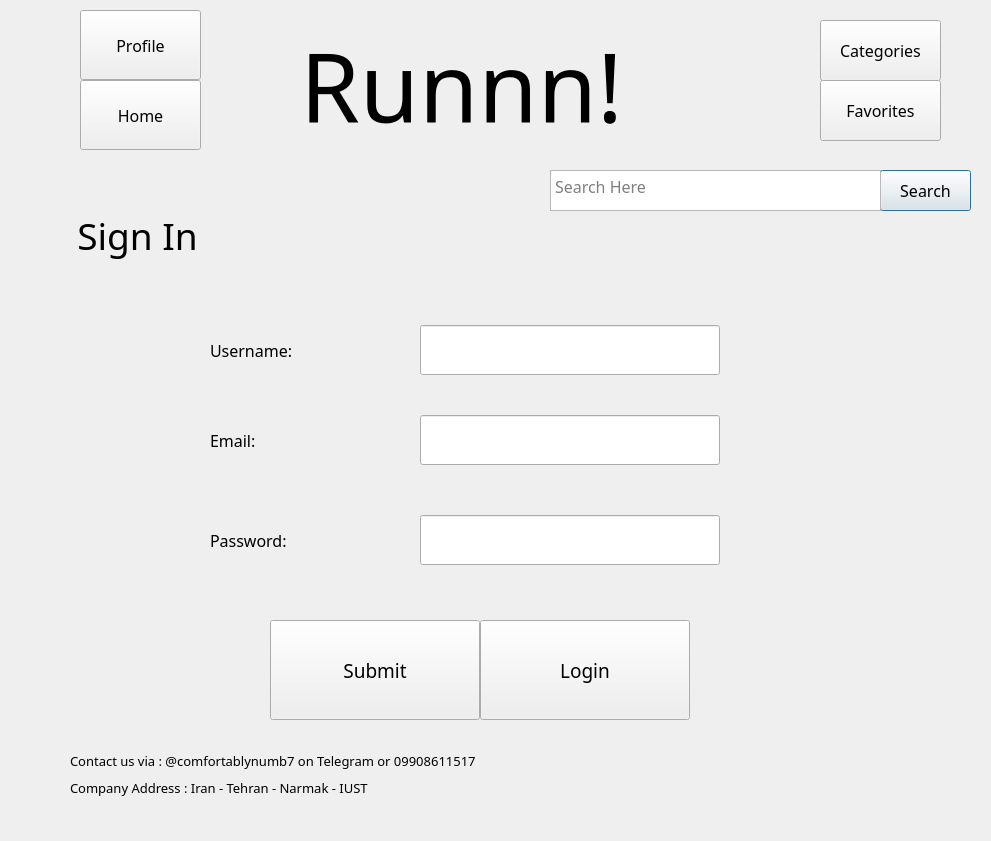
<?xml version="1.0" encoding="UTF-8"?>
<ui version="4.0">
 <class>Dialog</class>
 <widget class="QDialog" name="Dialog">
  <property name="geometry">
   <rect>
    <x>0</x>
    <y>0</y>
    <width>991</width>
    <height>841</height>
   </rect>
  </property>
  <property name="font">
   <font>
    <family>Cooper Black</family>
    <pointsize>12</pointsize>
   </font>
  </property>
  <property name="windowTitle">
   <string>Dialog</string>
  </property>
  <widget class="QPushButton" name="SearchButton">
   <property name="geometry">
    <rect>
     <x>880</x>
     <y>170</y>
     <width>91</width>
     <height>41</height>
    </rect>
   </property>
   <property name="font">
    <font>
     <family>Cooper Black</family>
     <pointsize>12</pointsize>
    </font>
   </property>
   <property name="text">
    <string>Search</string>
   </property>
  </widget>
  <widget class="QPushButton" name="LogInButton">
   <property name="geometry">
    <rect>
     <x>480</x>
     <y>620</y>
     <width>210</width>
     <height>100</height>
    </rect>
   </property>
   <property name="font">
    <font>
     <family>Cooper Black</family>
     <pointsize>14</pointsize>
     <weight>50</weight>
     <bold>false</bold>
    </font>
   </property>
   <property name="text">
    <string>Login</string>
   </property>
   <property name="checkable">
    <bool>false</bool>
   </property>
   <property name="checked">
    <bool>false</bool>
   </property>
   <property name="autoRepeat">
    <bool>false</bool>
   </property>
   <property name="autoDefault">
    <bool>false</bool>
   </property>
   <property name="default">
    <bool>false</bool>
   </property>
   <property name="flat">
    <bool>false</bool>
   </property>
   <property name="Wrap" stdset="0">
    <bool>false</bool>
   </property>
  </widget>
  <widget class="QLabel" name="PageTitle">
   <property name="geometry">
    <rect>
     <x>-20</x>
     <y>200</y>
     <width>315</width>
     <height>70</height>
    </rect>
   </property>
   <property name="font">
    <font>
     <family>Cooper Black</family>
     <pointsize>28</pointsize>
     <weight>50</weight>
     <bold>false</bold>
    </font>
   </property>
   <property name="text">
    <string>Sign In</string>
   </property>
   <property name="alignment">
    <set>Qt::AlignCenter</set>
   </property>
  </widget>
  <widget class="QLabel" name="label_2">
   <property name="geometry">
    <rect>
     <x>70</x>
     <y>750</y>
     <width>541</width>
     <height>21</height>
    </rect>
   </property>
   <property name="font">
    <font>
     <family>Cooper Black</family>
     <pointsize>10</pointsize>
    </font>
   </property>
   <property name="text">
    <string>Contact us via : @comfortablynumb7 on Telegram or 09908611517</string>
   </property>
  </widget>
  <widget class="QPushButton" name="SubmitButton">
   <property name="geometry">
    <rect>
     <x>270</x>
     <y>620</y>
     <width>210</width>
     <height>100</height>
    </rect>
   </property>
   <property name="font">
    <font>
     <family>Cooper Black</family>
     <pointsize>14</pointsize>
     <weight>50</weight>
     <bold>false</bold>
    </font>
   </property>
   <property name="text">
    <string>Submit</string>
   </property>
  </widget>
  <widget class="QPushButton" name="ProfileButton">
   <property name="geometry">
    <rect>
     <x>80</x>
     <y>10</y>
     <width>121</width>
     <height>70</height>
    </rect>
   </property>
   <property name="font">
    <font>
     <family>Cooper Black</family>
     <pointsize>12</pointsize>
    </font>
   </property>
   <property name="text">
    <string>Profile</string>
   </property>
  </widget>
  <widget class="QLabel" name="EmailInputLabel">
   <property name="geometry">
    <rect>
     <x>210</x>
     <y>390</y>
     <width>210</width>
     <height>100</height>
    </rect>
   </property>
   <property name="font">
    <font>
     <family>Cooper Black</family>
     <pointsize>12</pointsize>
     <weight>50</weight>
     <bold>false</bold>
    </font>
   </property>
   <property name="text">
    <string>Email:</string>
   </property>
  </widget>
  <widget class="QLabel" name="PasswordInputLabel">
   <property name="geometry">
    <rect>
     <x>210</x>
     <y>490</y>
     <width>210</width>
     <height>100</height>
    </rect>
   </property>
   <property name="font">
    <font>
     <family>Cooper Black</family>
     <pointsize>12</pointsize>
     <weight>50</weight>
     <bold>false</bold>
    </font>
   </property>
   <property name="text">
    <string>Password:</string>
   </property>
  </widget>
  <widget class="QTextEdit" name="SearchBox">
   <property name="geometry">
    <rect>
     <x>550</x>
     <y>170</y>
     <width>331</width>
     <height>41</height>
    </rect>
   </property>
   <property name="sizeAdjustPolicy">
    <enum>QAbstractScrollArea::AdjustToContents</enum>
   </property>
   <property name="tabChangesFocus">
    <bool>false</bool>
   </property>
   <property name="placeholderText">
    <string>Search Here</string>
   </property>
  </widget>
  <widget class="QLabel" name="NameInputLabel">
   <property name="geometry">
    <rect>
     <x>210</x>
     <y>300</y>
     <width>210</width>
     <height>100</height>
    </rect>
   </property>
   <property name="font">
    <font>
     <family>Cooper Black</family>
     <pointsize>12</pointsize>
     <weight>50</weight>
     <bold>false</bold>
    </font>
   </property>
   <property name="text">
    <string>Username:</string>
   </property>
  </widget>
  <widget class="QPushButton" name="HomeButton">
   <property name="geometry">
    <rect>
     <x>80</x>
     <y>80</y>
     <width>121</width>
     <height>70</height>
    </rect>
   </property>
   <property name="font">
    <font>
     <family>Cooper Black</family>
     <pointsize>12</pointsize>
    </font>
   </property>
   <property name="text">
    <string>Home</string>
   </property>
  </widget>
  <widget class="QLabel" name="label">
   <property name="geometry">
    <rect>
     <x>300</x>
     <y>10</y>
     <width>401</width>
     <height>151</height>
    </rect>
   </property>
   <property name="font">
    <font>
     <family>Pristina</family>
     <pointsize>72</pointsize>
    </font>
   </property>
   <property name="text">
    <string>Runnn!</string>
   </property>
  </widget>
  <widget class="QLabel" name="label_3">
   <property name="geometry">
    <rect>
     <x>70</x>
     <y>780</y>
     <width>481</width>
     <height>16</height>
    </rect>
   </property>
   <property name="font">
    <font>
     <family>Cooper Black</family>
     <pointsize>10</pointsize>
    </font>
   </property>
   <property name="text">
    <string>Company Address : Iran - Tehran - Narmak - IUST</string>
   </property>
  </widget>
  <widget class="QPushButton" name="CategoriesButton">
   <property name="geometry">
    <rect>
     <x>820</x>
     <y>20</y>
     <width>121</width>
     <height>61</height>
    </rect>
   </property>
   <property name="font">
    <font>
     <family>Cooper Black</family>
     <pointsize>12</pointsize>
    </font>
   </property>
   <property name="text">
    <string>Categories</string>
   </property>
  </widget>
  <widget class="QPushButton" name="FavoritesButton">
   <property name="geometry">
    <rect>
     <x>820</x>
     <y>80</y>
     <width>121</width>
     <height>61</height>
    </rect>
   </property>
   <property name="font">
    <font>
     <family>Cooper Black</family>
     <pointsize>12</pointsize>
    </font>
   </property>
   <property name="text">
    <string>Favorites</string>
   </property>
  </widget>
  <widget class="QLineEdit" name="NameInput">
   <property name="geometry">
    <rect>
     <x>420</x>
     <y>325</y>
     <width>300</width>
     <height>50</height>
    </rect>
   </property>
  </widget>
  <widget class="QLineEdit" name="EmailInput">
   <property name="geometry">
    <rect>
     <x>420</x>
     <y>415</y>
     <width>300</width>
     <height>50</height>
    </rect>
   </property>
   <property name="inputMethodHints">
    <set>Qt::ImhEmailCharactersOnly</set>
   </property>
  </widget>
  <widget class="QLineEdit" name="PaasswordInput">
   <property name="geometry">
    <rect>
     <x>420</x>
     <y>515</y>
     <width>300</width>
     <height>50</height>
    </rect>
   </property>
   <property name="echoMode">
    <enum>QLineEdit::Password</enum>
   </property>
  </widget>
 </widget>
 <resources/>
 <connections/>
</ui>
